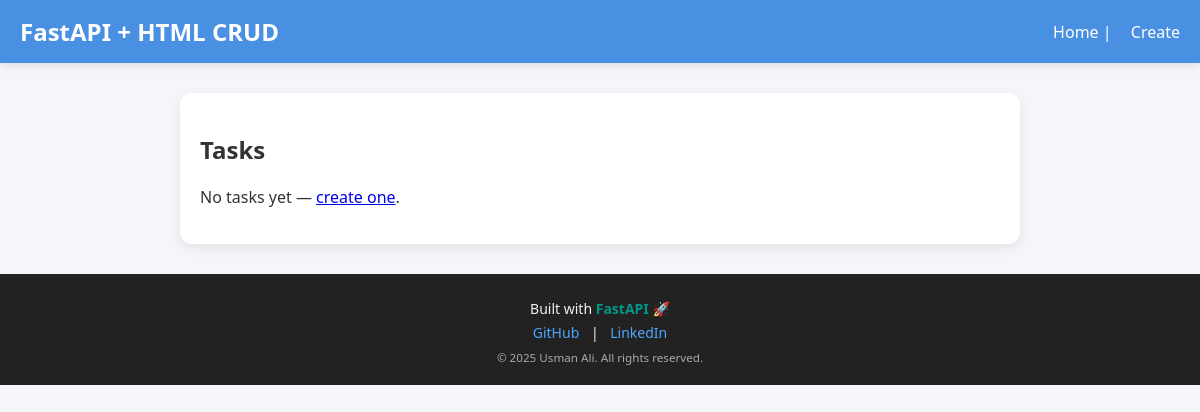
Before: / with the older database file.
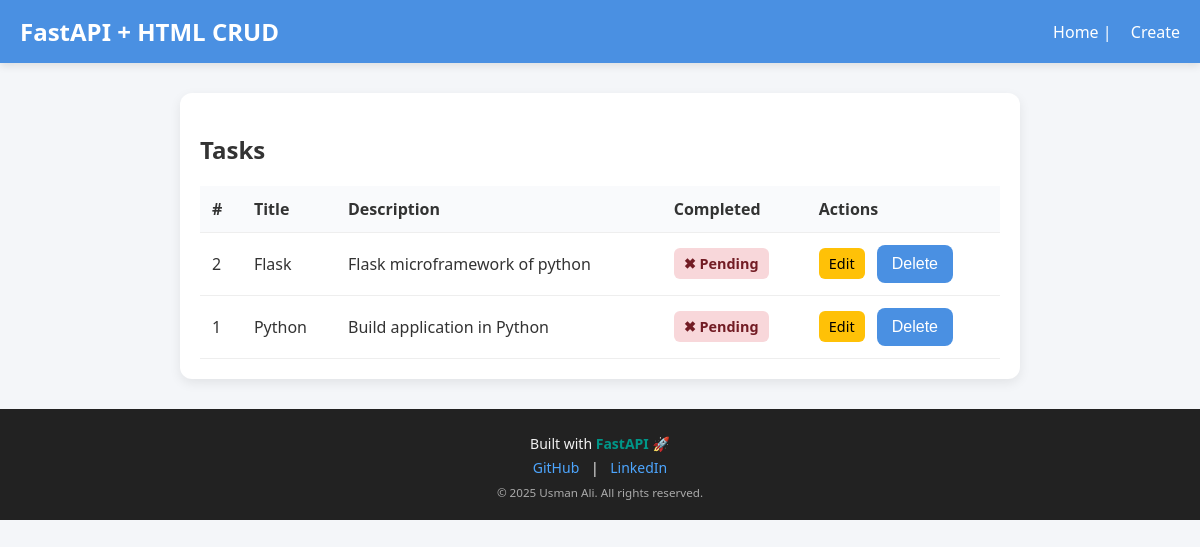
After: the same page with the newer database file.
### models.py (models this page shows)
class Task(Base):
    __tablename__ = "tasks"
    id = Column(Integer, primary_key=True, index=True)
    title = Column(String(200), nullable=False)
    description = Column(Text, default="")
    completed = Column(Boolean, default=False)

### main.py (the view)
@app.get("/")
def read_tasks(request: Request, db: Session = Depends(get_db_session)):
    tasks = db.query(Task).order_by(Task.id.desc()).all()
    return templates.TemplateResponse("index.html", {"request": request, "tasks": tasks})

### templates/index.html (shortened to what this page needs)
{% extends "base.html" %} {% block content %}
<section>
  <h2>Tasks</h2>
  {% if tasks %}
  <table>
    <thead>
      <tr>
        <th>#</th>
        <th>Title</th>
        <th>Description</th>
        <th>Completed</th>
        <th>Actions</th>
      </tr>
    </thead>
    <tbody>
      {% for task in tasks %}
      <tr>
        <td>{{ task.id }}</td>
        <td>{{ task.title }}</td>
        <td>{{ task.description }}</td>
        <td>
          {% if task.completed %}
          <span class="status status-yes">✔ Completed</span>
          {% else %}
          <span class="status status-no">✖ Pending</span>
          {% endif %}
        </td>
        <td>
          <a href="/edit/{{ task.id }}">Edit</a>
          <button onclick="deleteTask({{ task.id }})">Delete</button>
        </td>
      </tr>
      {% endfor %}
    </tbody>
  </table>
  {% else %}
  <p>No tasks yet — <a href="/create">create one</a>.</p>
  {% endif %}
</section>
{% endblock %}

### templates/base.html (shortened to what this page needs)
<!DOCTYPE html>
<html lang="en">
  <head>
    <link rel="stylesheet" href="{{ url_for('static', path='/style.css') }}" />
  </head>
  <body>
    <header>
      <h1>FastAPI + HTML CRUD</h1>
      <nav><a href="/">Home</a> | <a href="/create">Create</a></nav>
    </header>
    <main>{% block content %}{% endblock %}</main>
    <footer>
      <div class="footer-content">
        <p>
          Built with
          <span style="color: #009688; font-weight: bold">FastAPI</span> 🚀
        </p>
        <p>
          <a href="https://github.com/Logic-ui" target="_blank">GitHub</a>
          |
          <a
            href="https://www.linkedin.com/in/usman-ali-b0603124a/"
            target="_blank"
            >LinkedIn</a
          >
        </p>
        <small>&copy; 2025 Usman Ali. All rights reserved.</small>
      </div>
    </footer>
  </body>
</html>

### static/style.css (style rules this page uses)
body { font-family: "Segoe UI", Tahoma, Geneva, Verdana, sans-serif; margin: 0; background: #f4f6f9; color: #333; animation: fadeIn 0.6s ease-in-out; }
header { background: #4a90e2; padding: 15px 20px; color: #fff; display: flex; justify-content: space-between; align-items: center; box-shadow: 0 3px 8px rgba(0,0,0,0.1); animation: slideDown 0.7s ease; }
header h1 { margin: 0; font-size: 1.5rem; }
nav a { color: #fff; margin-left: 15px; text-decoration: none; font-weight: 500; position: relative; }
nav a::after { content: ""; display: block; height: 2px; width: 0; background: #fff; transition: width 0.3s; position: absolute; bottom: -4px; left: 0; }
main { max-width: 800px; margin: 30px auto; padding: 20px; background: #fff; border-radius: 12px; box-shadow: 0 4px 12px rgba(0,0,0,0.08); animation: popUp 0.5s ease; }
h2 { margin-bottom: 20px; color: #333; }
table { width: 100%; border-collapse: collapse; margin-top: 10px; animation: fadeIn 0.8s ease; }
th, td { padding: 12px; border-bottom: 1px solid #eee; text-align: left; transition: background 0.3s; }
th { background: #f9fafc; }
.status { padding: 6px 10px; border-radius: 6px; font-weight: bold; font-size: 0.9rem; display: inline-block; animation: fadeIn 0.6s ease; }
.status-no { background: #f8d7da; color: #721c24; }
button { padding: 10px 15px; background: #4a90e2; color: #fff; font-size: 1rem; border: none; border-radius: 8px; cursor: pointer; transition: all 0.3s ease; }
td a { display: inline-block; padding: 6px 10px; border-radius: 6px; text-decoration: none; font-size: 0.9rem; margin-right: 8px; transition: all 0.3s ease; }
td a[href^="/edit"] { background: #ffc107; color: #000; }
footer { background-color: #222; color: #f1f1f1; text-align: center; padding: 20px 10px; margin-top: 30px; font-size: 14px; }
footer a { color: #4da6ff; text-decoration: none; margin: 0 8px; transition: color 0.3s; }
footer .footer-content p { margin: 5px 0; }
footer small { display: block; margin-top: 8px; color: #aaa; }

Changed rows visible on the page:
added Task: id "2", title "Flask", description "Flask microframework of python", completed "✖ Pending"
added Task: id "1", title "Python", description "Build application in Python", completed "✖ Pending"
Other visible differences:
text no longer shown: "No tasks yet — create one ."
text now shown: "# Title Description Completed Actions"
